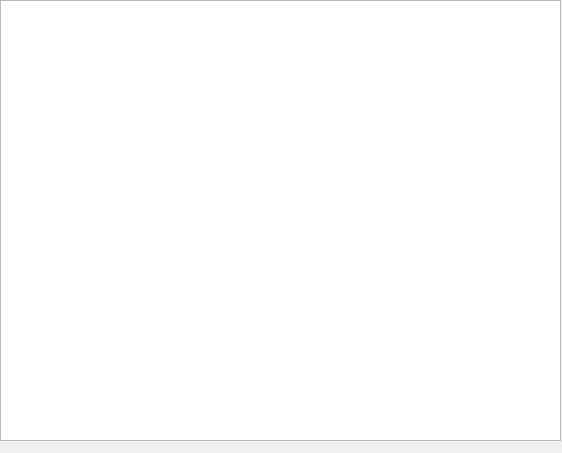
<?xml version="1.0" encoding="UTF-8"?>
<ui version="4.0">
 <class>FormTrend</class>
 <widget class="QWidget" name="FormTrend">
  <property name="geometry">
   <rect>
    <x>0</x>
    <y>0</y>
    <width>562</width>
    <height>453</height>
   </rect>
  </property>
  <property name="windowTitle">
   <string>Form</string>
  </property>
  <widget class="QtCharts::QChartView" name="graphicsView">
   <property name="geometry">
    <rect>
     <x>0</x>
     <y>0</y>
     <width>561</width>
     <height>441</height>
    </rect>
   </property>
  </widget>
 </widget>
 <customwidgets>
  <customwidget>
   <class>QtCharts::QChartView</class>
   <extends>QGraphicsView</extends>
   <header location="global">qchartview.h</header>
  </customwidget>
 </customwidgets>
 <resources/>
 <connections/>
</ui>
